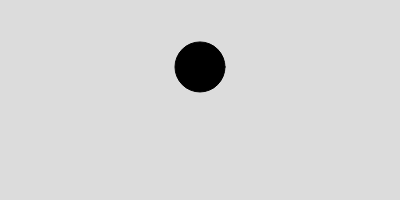
Frame 1 (no input)
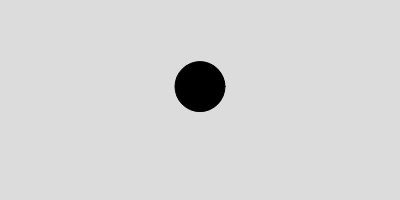
Frame 60 (no input)
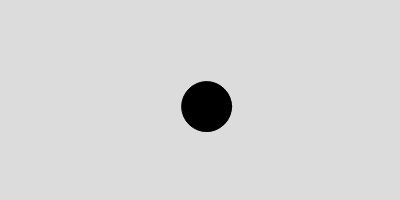
Frame 120 (the mouse pressed at the canvas centre since frame 60)

The p5.js sketch that drew these frames (run headless with seeded random() and noise() and a simulated clock; from frame 60 on, the mouse is pressed at the canvas centre):

// p5.js sketch
// ── sketch.js
let ball;

function setup() {
  createCanvas(400, 200);

  ball = new Particle();
}


function draw() {
  background(220);

  let gravity = createVector(0, 0.3);
  ball.addForce(gravity);

  if(mouseIsPressed){
    let wind = createVector(0.1,0)
    ball.addForce(wind);
    }

  ball.update();
  ball.show();
}

// ── Particle.js
class Particle {
  constructor() {
    this.pos = createVector(width/2, height/3);
    this.vel = createVector(0, 0);
    this.acc = createVector(0, 0);

    this.c = color(0);
    this.w = 50;
  }

  addForce(aForce) {
    this.acc.add(aForce);
  }

  update() {
    this.vel.add(this.acc);
    this.pos.add(this.vel);

    this.vel.mult(0.099);
    this.acc.set(0, 0);
    this.checkEdge();
  }


  checkEdge() {
    if ((this.pos.y+this.w/2) > height) {
      this.pos.y = height-this.w/2;
      this.vel.y = this.vel.y * -1;
    }
    
    if (this.pos.x > width) {
      this.pos.x = 0;
    }
  }


  show() {
    fill(this.c);
    circle(this.pos.x, this.pos.y, this.w);
  }
}
